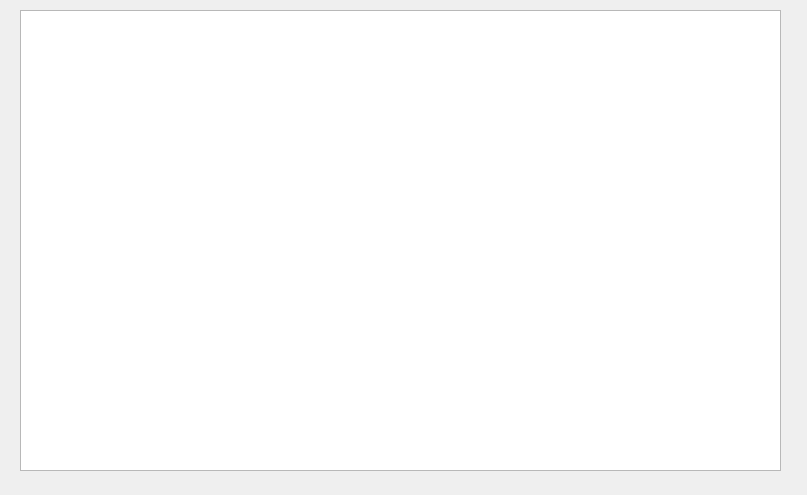
<?xml version="1.0" encoding="UTF-8"?>
<ui version="4.0">
 <class>UserWindow</class>
 <widget class="QWidget" name="UserWindow">
  <property name="windowModality">
   <enum>Qt::NonModal</enum>
  </property>
  <property name="geometry">
   <rect>
    <x>0</x>
    <y>0</y>
    <width>807</width>
    <height>495</height>
   </rect>
  </property>
  <property name="windowTitle">
   <string>Ranking</string>
  </property>
  <widget class="QTableWidget" name="UserList">
   <property name="geometry">
    <rect>
     <x>20</x>
     <y>10</y>
     <width>761</width>
     <height>461</height>
    </rect>
   </property>
   <property name="editTriggers">
    <set>QAbstractItemView::NoEditTriggers</set>
   </property>
   <property name="selectionMode">
    <enum>QAbstractItemView::NoSelection</enum>
   </property>
   <property name="selectionBehavior">
    <enum>QAbstractItemView::SelectRows</enum>
   </property>
   <property name="sortingEnabled">
    <bool>true</bool>
   </property>
  </widget>
 </widget>
 <resources/>
 <connections/>
</ui>
